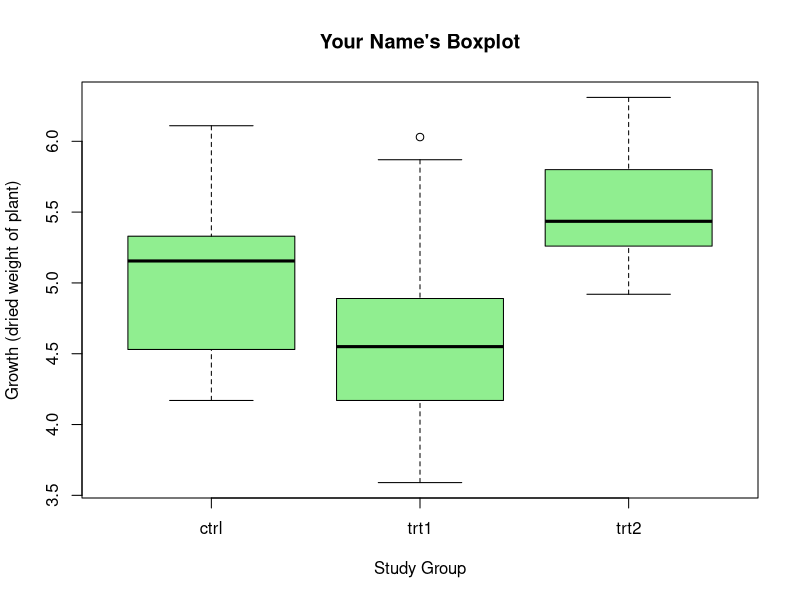

Write the R code that produced this figure. (Note: this script raises an error after producing the figure.)
## GGR270 Tutorial 6
# Author: Your Name
# Date: 

# This week, we are going to review hypothesis testing in R. 
# This code will use datasets provided by R, so no CSV is needed.  

# Libraries 
library(e1071)
library(RcmdrMisc)
library(tidyverse)

# Load datasets 
data("mtcars")
data("PlantGrowth")

#   ONE SAMPLE HYPO TEST PRACTICE
###############################################################################
## Mtcars ##
# This dataset contains information on fuel consumption and auto design
# obtained from the 1974 Motor Trend US magazine. 
?mtcars # this line will give you more information on the dataset

# Assume we want to know if cars have gotten lighter since 1974. 
# In 2018, the average car weight in the US was 4,000 pounds. 
# We should get some information about our data before doing a hypothesis test: 
numSummary(mtcars$wt, statistics=c("mean","sd","IQR","quantiles"),
           quantiles=c(0,.25,.5,.75,1))
# looks like the average weight in 1974 was 3,2172 pounds
# Note that our N is 32 (we have 32 observations)

# We want to test the hypothesis that the average weight of cars has *increased* since 1974. 

## Step 1: State Null Hypothesis (Ho): <<FILL IN YOUR ANSWER HERE>> 
## Step 2: State Alternative Hypothesis (Ha): <<FILL IN YOUR ANSWER HERE>> 
## Step 3. Choose a significance level (what we test our p value against): 0.05
## Step 4: Choose a statistical test. We have ONE sample with more than 30 observations.
#          With this information, we choose to do a one-sample z test (one-sided)

# Create variables you need to calculate the test statistic
xbar <- mean(mtcars$wt) # Sample Mean based on 50 observations
mu0 <- 4.0              # Hypothesized/Provided population mean 
s <- sd(mtcars$wt)      # Sample standard deviation
n <- nrow(mtcars)       # Number of observations in the sample (n > 30!!)

# Calculate the test statistic
z.stat <- (xbar-mu0)/(s/sqrt(n))
z.stat

# we could also get critical statistic in R: 
qnorm(0.05) # we use 0.05 because we have a one-sided Ha 
# -1.644854 (negative because of Ha)
## In place of using R, you could obtain critical statistic using Z table: -1.645 

# Compare test statistic to critical statistic: Can we reject null? 

# Using our *test* statistic, we can obtain a p value from a normal distribution 
# Would we use this dist. if we have 30 or less observations? 
p.val <- pnorm(z.stat, lower.tail = TRUE) 
# Why is lower.tail true? Think about our Ha! We want to obtain prob. for the tail on the LEFT
p.val # Compare p.val to the sig.level we selected above. Can we reject our Null (Ho)? 

# The average weight of cars are statistically higher today than in 1974. 

###################### New hypothesis test on mtcars dataset 
# We decide that we only want to look at automatic transmissions
# because manual transmission are rare today and might be affecting our comparison. 
auto <- filter(mtcars, am == 0)

# We should get some information about our new data before doing a hypothesis test: 
numSummary(auto$wt, statistics=c("mean","sd","IQR","quantiles"),
           quantiles=c(0,.25,.5,.75,1))
# looks like the average weight for automatic cars in 1974 was 3,769 pounds
# this average is higher than the one we calculated for all 32 cars in mtcars
# Note that our N is 19 (we have 19 observations)

# We want to test the hypothesis that the average weight of cars is different today than in 1974. 

## Step 1: State Null Hypothesis (Ho): <<FILL IN YOUR ANSWER HERE>> 
## Step 2: State Alternative Hypothesis (Ha): <<FILL IN YOUR ANSWER HERE>> 
## Step 3. Choose a significance level (what we test our p value against): 0.05
## Step 4: Choose a statistical test. We have ONE sample with LESS than 30 observations.
#          With this information, we choose to do a one-sample t test (two-sided bc of Ha)

t.test(auto$wt, mu=mu0,conf.level = 0.95, alternative="two.sided")
# df: 18
# test statistic: -1.2958; p-value: 0.2114.

qt(0.025, df=18) # must divide 0.05 by two because we're concerned with both tails (two-sided)
# crticial statistic: +-2.100922
# NOTE: qt/qnorm is *cumulative*, so it will give the critical statistic to the left of the mean
# be aware--just because qt/qnorm says negative, that does not mean the critical stat is negative
# NOTE 2: you must use qt() when doing a t.test(), NOT qnorm()
# Alternatively, you could obtain the critical statistic from t table: +- 2.101
# WHY is this crit stat +-? In the z test, we only used -

# 95% confidence interval: [3.39420, 4.14359] 
# The hypothesized mean is within the 95% CI, suggesting we might reject the null. 
# Note that in one-sided tests, one side of the CI will be 'Inf' for infinity. 

# Using the test/critical statistics and p-values, should we reject the null?

# The average weight of cars with automatic transmissions are not statistically different today than in 1974. 

#   TWO SAMPLE HYPO TEST PRACTICE - PLANT GROWTH
###############################################################################
## Plant Growth ##
# This dataset contains information on plant growth from experiments; 
# there is a control and trial groups provided (trials are *different* treatment conditions)
?PlantGrowth # this line will give you more information on the dataset

# We want to know if *trial 1* had different growth than the control group.
# We should get some information about our data before doing a hypothesis test: 
PlantGrowth %>%
  group_by(group) %>%
  # the below line is like numSummary, but within a dyplr group_by
  # note that n() provides the number of observations in that group
  summarize(mean(weight),sd(weight),IQR(weight),n())
# looks like the average growth in trial 1 was lower than the control (and sd was different)
# Note that our N is not > 30, so we can't do a Z test

# Make a simple boxplot to visually assess the data: 
boxplot(weight~group, data=PlantGrowth, xlab="Study Group", col="light green",
        ylab="Growth (dried weight of plant)", main="Your Name's Boxplot")

# We want to test the hypothesis that trial 1 has lower plant growth than the control group.
# Important: assume this experiment used twin samples to maximize validity of results. 
# Therefore, we should treat these data as PAIRED (not independent).

## Step 1: State Null Hypothesis (Ho): <<FILL IN YOUR ANSWER HERE>> 
## Step 2: State Alternative Hypothesis (Ha): <<FILL IN YOUR ANSWER HERE>> 
## Step 3. Choose a significance level (what we test our p value against): 0.05
## Step 4: Choose a statistical test. We have TWO samples, each with less than 30 observations.
#          We can do a two sample t test with a one-sided alternative hypothesis. 
#          We will NOT treat variance as equal. 

# BEFORE running the test, you MUST remove trial 2 because t.test() cannot handle more than 2 groups. 
testdf <- filter(PlantGrowth, group == "ctrl" | group=="trt1") 

t.test(weight~group, data=testdf, alternative='greater', conf.level=.95, 
       var.equal=FALSE, paired = TRUE)
# IMPORTANT: when you use the ~ to separate groups like we did above, you must verify how R reads the alternative. 
# Our Ha was that trial 1 avg. was less than control. However, R reads control first! 
# You can check this by looking at the mean of the differences (0.371) and then subtracting the means we found above. 
# Since control is considered X, we must use the alternative 'greater' 
# Please use '?t.test()' to read more about how the function deciphers the alternative. 

qt(0.05,df=9) 
# test statistic: 0.99384; critical statistic: 1.833; Can we reject Null? 
# df: 9
# p-value: 0.1731. Compare to significance level--can we reject null? 

# We have failed to reject our null. 

# The treatment in trial 1 did not have a statistically lower plant growth.

#   TWO SAMPLE PROPORTION HYPO TEST PRACTICE - mtcars
###############################################################################
?mtcars
# We want to know if there's a different proportion of automatic cars with V-shaped engines.
# We should get some information about our data before doing a hypothesis test: 
trials <- mtcars %>%
  group_by(am) %>%
  summarize(n())
trials

## Step 1: State Null Hypothesis (Ho): <<FILL IN YOUR ANSWER HERE>> 
## Step 2: State Alternative Hypothesis (Ha): <<FILL IN YOUR ANSWER HERE>> 
## Step 3. Choose a significance level (what we test our p value against): 0.05
## Step 4: Choose a statistical test. We have two samples, each with less than 30 observations.
#          We don't have measurements, but the proportion of V-shaped engines in each group. 

# get the proportion for each transmission (manual v automatic): 
successes <- mtcars %>%
  filter(vs==0) %>% # tells R to only look at V-shaped engine records
  group_by(am) %>% # splits the V-shaped records by transmission
  summarize(n())  # returns counts of V-shaped engines by transmission type 
# if the way we did it last week (splitting the dataframe into two) makes more sense,
# you can definitely do it that way as well. Whatever makes more sense to you. 
prop.test(x = successes$`n()`, n = trials$`n()`, 
          conf.level = 0.95, correct=FALSE, alternative = "two.sided")
# X-squared: 0.90688
# df = 1
# p-value: 0.3409. Compare to significance level: can we reject null (Ho)?

# In 1974, the proportion of automatic transmissions with a V-shaped engine is not 
# statistically different from manual transmissions. 
